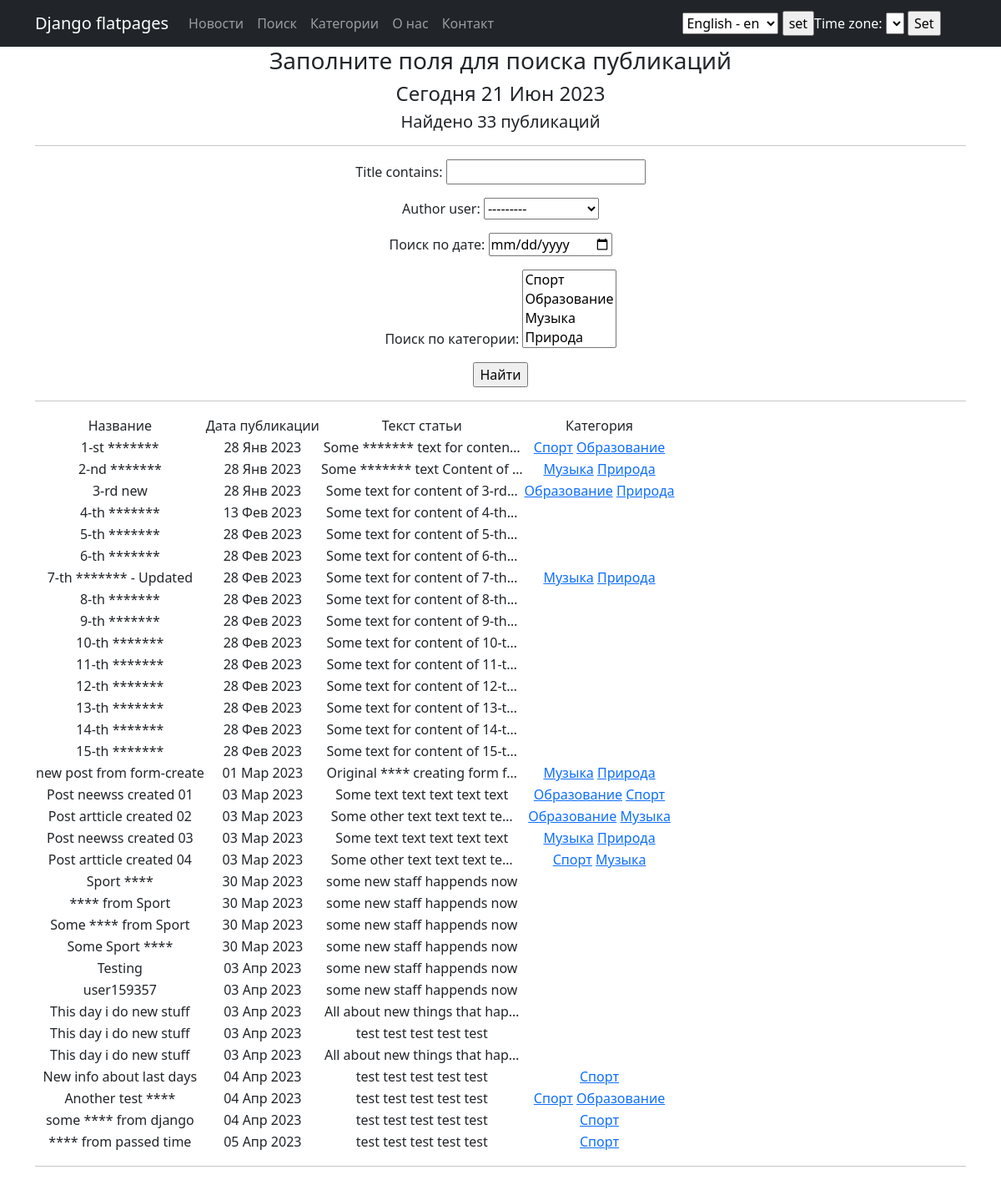
The app's page /news/search/ with its own data.
### main/models.py (models this page shows, shortened)
class Post(models.Model):
    article = "AC"
    news = "NS"
    POST_TYPES = [
        (article, 'Статья'),
        (news, 'Новость')
    ]
    author = models.ForeignKey(Author, on_delete = models.CASCADE)
    post_type = models.CharField(max_length=2, choices=POST_TYPES, default=article)
    time_in = models.DateTimeField(auto_now_add = True)
    title = models.CharField(max_length=255)
    content = models.TextField()
    post_rating = models.FloatField(default=0.0)
    category = models.ManyToManyField(Category, through = 'PostCategory', related_name='news')

class Category(models.Model):
    sport = "ST"
    education = "ED"
    music = "MS"
    nature = "NT"
    CATEGORIES = [
        (sport, 'Спорт'),
        (education, 'Образование'),
        (music, 'Музыка'),
        (nature, 'Природа')
]
    category_name = models.CharField(max_length=2, unique=True, choices=CATEGORIES, default="ED", help_text=_('category name'))
    subscribers = models.ManyToManyField(User, through='CategorySubscriber')
    def __str__(self):
        return self.get_category_name_display()

### main/views.py (the view)
# urls.py: path('search/', SearchList.as_view(), name='post_search'),
class SearchList(ListView):
    model = Post
    template_name = 'search_page.html'
    context_object_name = 'news'
    def get_queryset(self):
        queryset = super().get_queryset()
        self.filterset = PostFilter(self.request.GET, queryset)
        return self.filterset.qs
    def get_context_data(self, **kwargs):
        context = super().get_context_data(**kwargs)
        context['filterset'] = self.filterset
        context['time_now'] = datetime.utcnow()
        return context

### main/templatetags/censor.py (called while the page is built)
@register.filter()
def censor(text):
    if type(text) == str:
        censors_words = ["article", "news"]
        for word in censors_words:
            text = text.replace(word, '*' * len(word))
        return text
    else:
        print("TypeError")

### templates/search_page.html (shortened to what this page needs)
{% extends 'flatpages/default.html' %}
{% load censor %}
{% load custom_tags %}
{% block content %}
    <h3>Заполните поля для поиска публикаций</h3>
    <h4>Сегодня {{ time_now|date:'d M Y' }}</h4>
    <h5>Найдено {{ news|length }} публикаций</h5>
    <hr>
    <form action="" method="get">
        {{ filterset.form.as_p }}
        <input type="submit" value="Найти" />
    </form>
    <hr>
    {% if news %}
        <table>
            <tr>
                <td>Название</td>
                <td>Дата публикации</td>
                <td>Текст статьи</td>
                <td>Категория</td>
            </tr>
            {% for new in news %}
            <tr>
                <td>{{ new.title|censor }}</td>
                <td>{{ new.time_in|date:'d M Y' }}</td>
                <td>{{ new.content|truncatechars:30|censor }}</td>
                <td>{% for category in new.category.all %}
                <a href="" >{{category}}</a>
                {% endfor %}
                </td>
            </tr>
            {% endfor %}
        </table>
    {% else %}
        <h2>No News !</h2>
    {% endif %}
    <hr>
{% endblock content %}

### records on screen
Post: title|censor "1-st *******", time_in "28 Янв 2023", content|censor "Some ******* text for conten…"
Category: category_name "Спорт"
Category: category_name "Образование"
Post: title|censor "2-nd *******", time_in "28 Янв 2023", content|censor "Some ******* text Content of …"
Category: category_name "Музыка"
Category: category_name "Природа"
Post: title|censor "3-rd new", time_in "28 Янв 2023", content|censor "Some text for content of 3-rd…"
Post: title|censor "4-th *******", time_in "13 Фев 2023", content|censor "Some text for content of 4-th…"
Post: title|censor "5-th *******", time_in "28 Фев 2023", content|censor "Some text for content of 5-th…"
Post: title|censor "6-th *******", time_in "28 Фев 2023", content|censor "Some text for content of 6-th…"
Post: title|censor "7-th ******* - Updated", time_in "28 Фев 2023", content|censor "Some text for content of 7-th…"
Post: title|censor "8-th *******", time_in "28 Фев 2023", content|censor "Some text for content of 8-th…"
Post: title|censor "9-th *******", time_in "28 Фев 2023", content|censor "Some text for content of 9-th…"
Post: title|censor "10-th *******", time_in "28 Фев 2023", content|censor "Some text for content of 10-t…"
Post: title|censor "11-th *******", time_in "28 Фев 2023", content|censor "Some text for content of 11-t…"
Post: title|censor "12-th *******", time_in "28 Фев 2023", content|censor "Some text for content of 12-t…"
Post: title|censor "13-th *******", time_in "28 Фев 2023", content|censor "Some text for content of 13-t…"
Post: title|censor "14-th *******", time_in "28 Фев 2023", content|censor "Some text for content of 14-t…"
Post: title|censor "15-th *******", time_in "28 Фев 2023", content|censor "Some text for content of 15-t…"
Post: title|censor "new post from form-create", time_in "01 Мар 2023", content|censor "Original **** creating form f…"
Post: title|censor "Post neewss created 01", time_in "03 Мар 2023", content|censor "Some text text text text text"
Post: title|censor "Post artticle created 02", time_in "03 Мар 2023", content|censor "Some other text text text te…"
Post: title|censor "Post neewss created 03", time_in "03 Мар 2023", content|censor "Some text text text text text"
Post: title|censor "Post artticle created 04", time_in "03 Мар 2023", content|censor "Some other text text text te…"
Post: title|censor "Sport ****", time_in "30 Мар 2023", content|censor "some new staff happends now"
Post: title|censor "**** from Sport", time_in "30 Мар 2023", content|censor "some new staff happends now"
Post: title|censor "Some **** from Sport", time_in "30 Мар 2023", content|censor "some new staff happends now"
Post: title|censor "Some Sport ****", time_in "30 Мар 2023", content|censor "some new staff happends now"
Post: title|censor "Testing", time_in "03 Апр 2023", content|censor "some new staff happends now"
Post: title|censor "user159357", time_in "03 Апр 2023", content|censor "some new staff happends now"
Post: title|censor "This day i do new stuff", time_in "03 Апр 2023", content|censor "All about new things that hap…"
Post: title|censor "This day i do new stuff", time_in "03 Апр 2023", content|censor "test test test test test"
Post: title|censor "This day i do new stuff", time_in "03 Апр 2023", content|censor "All about new things that hap…"
Post: title|censor "New info about last days", time_in "04 Апр 2023", content|censor "test test test test test"
Post: title|censor "Another test ****", time_in "04 Апр 2023", content|censor "test test test test test"
Post: title|censor "some **** from django", time_in "04 Апр 2023", content|censor "test test test test test"
Post: title|censor "**** from passed time", time_in "05 Апр 2023", content|censor "test test test test test"

### other values on screen
{{ time_now|date:'d M Y' }} "21 Июн 2023"
{{ news|length }} "33"
form field language "English - en"
